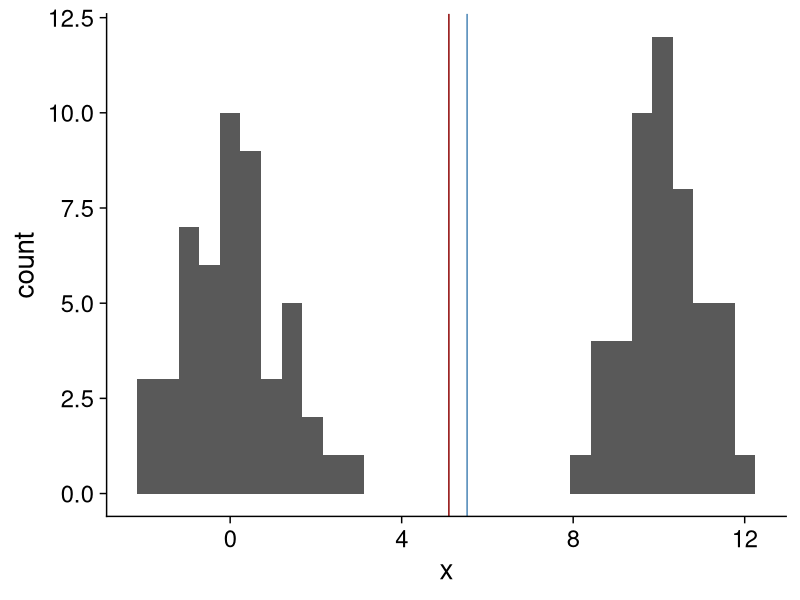
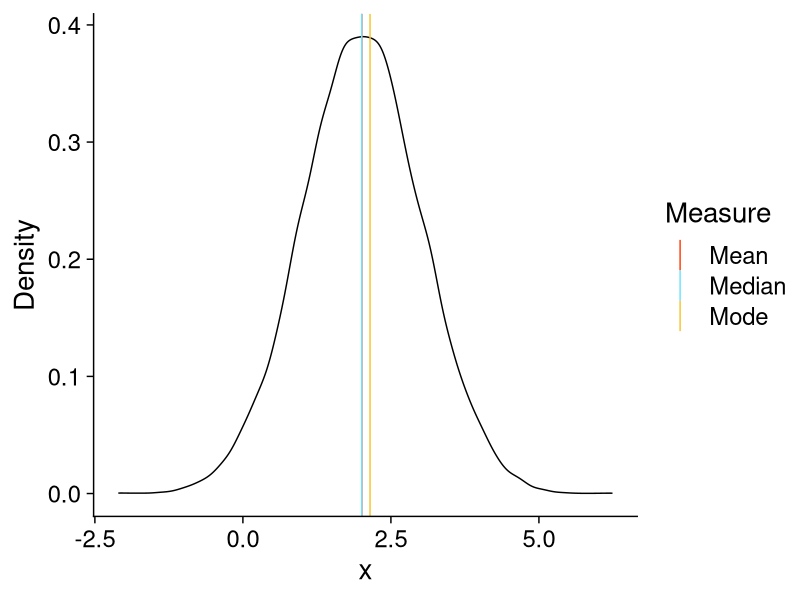
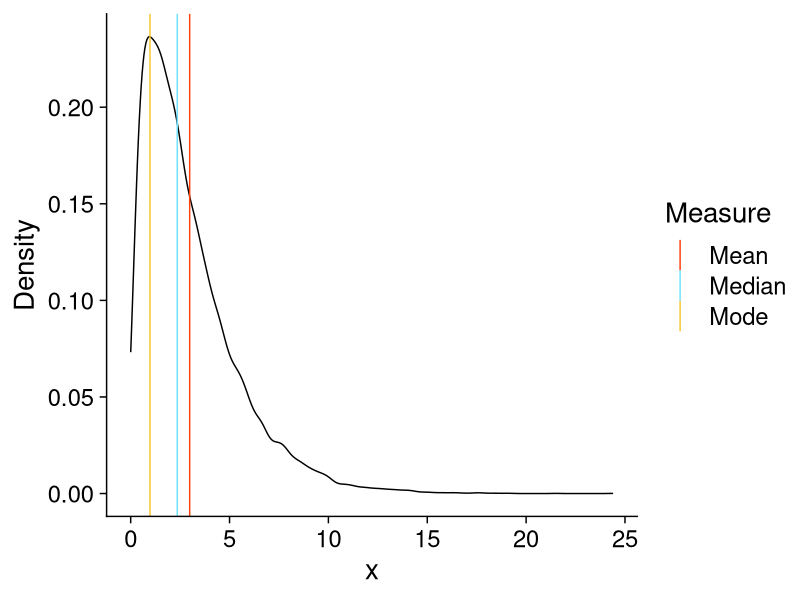
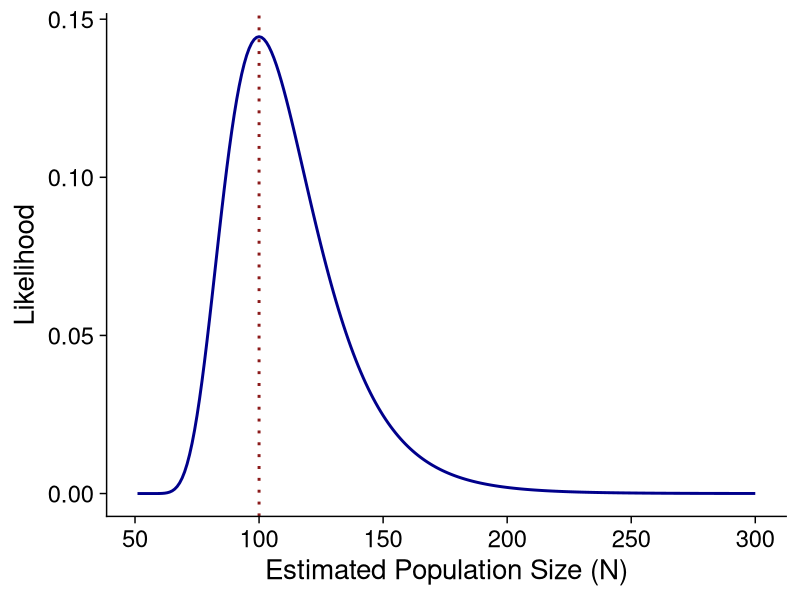

The R source for these figures, in order:
## ---- chunk 1
#| label: setup
#| message: false
#| warning: false

library(tidyverse)
library(cowplot)

theme_set(theme_cowplot(font_size = 20))

## ---- chunk 2
#| echo: true

bmd <- tibble(x = c(rnorm(50, 0, 1), rnorm(50, 10, 1)))

mean(bmd$x)
median(bmd$x)
## ---- chunk 3
bmd |> ggplot(aes(x)) + geom_histogram(bins = 30) +
  geom_vline(xintercept = mean(bmd$x), color = "darkred") +
  geom_vline(xintercept = median(bmd$x), color = "steelblue")

## ---- chunk 4
#| echo: true

stat_mode <- function(x) {
  dd <- density(x)
  return(dd$x[which.max(dd$y)])
}
## ---- chunk 5
set.seed(4638282)
normal <- tibble(x = rnorm(20000, mean = 2, sd = 1))

ss <- normal |> 
  summarize(Mean = mean(x),
            Median = median(x),
            Mode = stat_mode(round(x, 1))) |> 
  pivot_longer(cols = everything(), names_to = "Measure")

ggplot() +
  geom_density(data = normal, aes(x)) +
  geom_vline(data = ss, aes(xintercept = value, color = Measure)) +
  labs(y = "Density") +
  ggsci::scale_color_tron()
## ---- chunk 6
set.seed(9457)
lnorm <- tibble(x = rchisq(20000, df = 3))

ss <- lnorm |> 
  summarize(Mean = mean(x),
            Median = median(x),
            Mode = stat_mode(round(x, 1))) |> 
  pivot_longer(cols = everything(), names_to = "Measure")

ggplot() +
  geom_density(data = lnorm, aes(x)) +
  geom_vline(data = ss, aes(xintercept = value, color = Measure)) +
  labs(y = "Density") +
  ggsci::scale_color_tron()

## ---- chunk 7
#| echo: true

log_lik <- function(theta, heads, flips) {
  dbinom(heads, flips, prob = theta, log = TRUE)
}

log_lik(0.5, 5, 20)
dbinom(5, 20, prob = 0.5, log = TRUE)
## ---- chunk 8
#| echo: true

optim(par = 0.5,
      fn = log_lik,
      heads = 5,
      flips = 20,
      method = "Brent",
      lower = 0, upper = 1,
      control = list(fnscale = -1))
## ---- chunk 9
#| echo: true
40/87
dbinom(40, 87, prob  = 40/87, log = TRUE)
optim(par = 0.5,
      fn = log_lik,
      heads = 40,
      flips = 87,
      method = "Brent",
      lower = 0, upper = 1,
      control = list(fnscale = -1))
## ---- chunk 10
#| echo: true

M <- 50 # n 1st capture
n <- 30 # n 2nd capture
x <- 15 # n Recaptured
## ---- chunk 11
#| echo: true

NLL <- function(N) {
  p <- M / N  # Probability of capturing a marked individual
  return(-dbinom(x, n, p, log = TRUE))
}

## ---- chunk 12
#| echo: true

N_ML_est <- optim(par = M + n,
               fn = NLL,
               method = "Brent",
               lower = M + 1,
               upper = 1000)
(N_est <- N_ML_est$par)
## ---- chunk 13
#| echo: true
#| output-location: slide

Pred <- tibble(N = seq(M + 1, 300, by = 1),
               log_Lik = sapply(N, function(N) exp(-NLL(N))))

ggplot(Pred,
       aes(x = N, y = log_Lik)) +
  geom_line(color = "darkblue", linewidth = 1) +
  geom_vline(xintercept = N_est, color = "firebrick4", linetype = "dotted",
             linewidth = 1) +
  scale_x_continuous(breaks = seq(50, 300, by = 50)) +
  labs(x = "Estimated Population Size (N)",
       y = "Likelihood")
